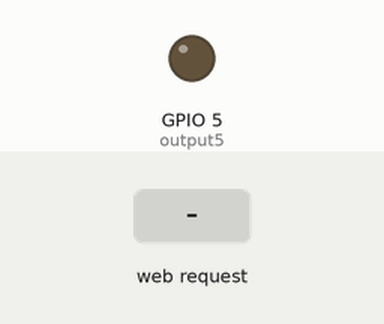
This sketch was run on a simulated ESP8266 (NodeMCU). Parts: output pins drawn as LEDs (lit = HIGH). The inputs (shaded band) are chosen by the test bench. WiFi joins after 1.5 s; servers stay silent unless stated; what the sketch prints to the serial monitor is not drawn.

Above: at 2.7 s.
2.8 s: HTTP request GET /5/on received
At 3.8 s:
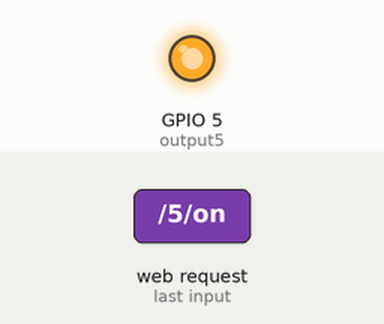
4.3 s: HTTP request GET /5/off received
At 4.9 s:
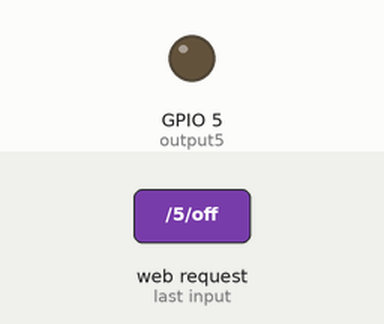
Timing chart, 0 to 7.3 s (numbered marks = the images above; inputs shaded):
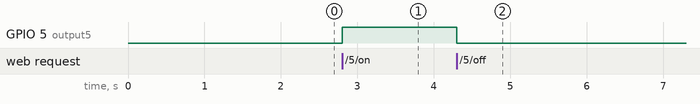

Measured:
- after the input at 2.8 s, GPIO 5 (output5): LOW → HIGH at once
- after the input at 4.3 s, GPIO 5 (output5): HIGH → LOW at once

The sketch:

nodemcu_webserver_relay.ino
```cpp
#include <ESP8266WiFi.h>

const char* ssid     = "leviackerman";
const char* password = "q1w2r4t5";

WiFiServer server(80); //HTTP Request

String header;
String output5State = "off";
const int output5 = 5;//D1

void setup() {
  Serial.begin(115200);
  pinMode(output5, OUTPUT);
  digitalWrite(output5, LOW);

  Serial.print("Connecting to ");
  Serial.println(ssid);
  WiFi.begin(ssid, password);

  while (WiFi.status() != WL_CONNECTED) {
    delay(500);
    Serial.print(".");
  }

  Serial.println("");
  Serial.println("WiFi connected.");
  Serial.println("IP address: ");
  Serial.println(WiFi.localIP());
  server.begin();
}

void loop(){
  WiFiClient client = server.available();

  if (client) {
    Serial.println("New Client.");
    String currentLine = "";

    while (client.connected()){
      if (client.available()){

        char c = client.read();
        header += c;

        if (c == '\n') {

          if (currentLine.length() == 0) {

            // turns the GPIOs on and off
            if (header.indexOf("GET /5/on") >= 0) {
              output5State = "on";
              digitalWrite(output5, HIGH);
            } else if (header.indexOf("GET /5/off") >= 0) {
              output5State = "off";
              digitalWrite(output5, LOW);
            }

            // Display the HTML web page
            client.println("<!DOCTYPE html><html>");

            // Display current state, and ON/OFF buttons for GPIO 5
            client.println("<p>State Ready to Switch To : " + output5State + "</p>");
            // If the output5State is off, it displays the ON button
            if (output5State=="off") {
              client.println("<p><a href=\"/5/on\"><button>SWITCH IS ON</button></a></p>");
            } else {
              client.println("<p><a href=\"/5/off\"><button>SWITCH IS OFF</button></a></p>");
            }

            client.println("</body></html>");
            break;
          } else {
            currentLine = "";
          }
        } else if (c != '\r'){
          currentLine += c;
        }
      }
    }
    // Clear the header variable
    header = "";
    // Close the connection
    Serial.println("Session Closed.");
  }
}
```
